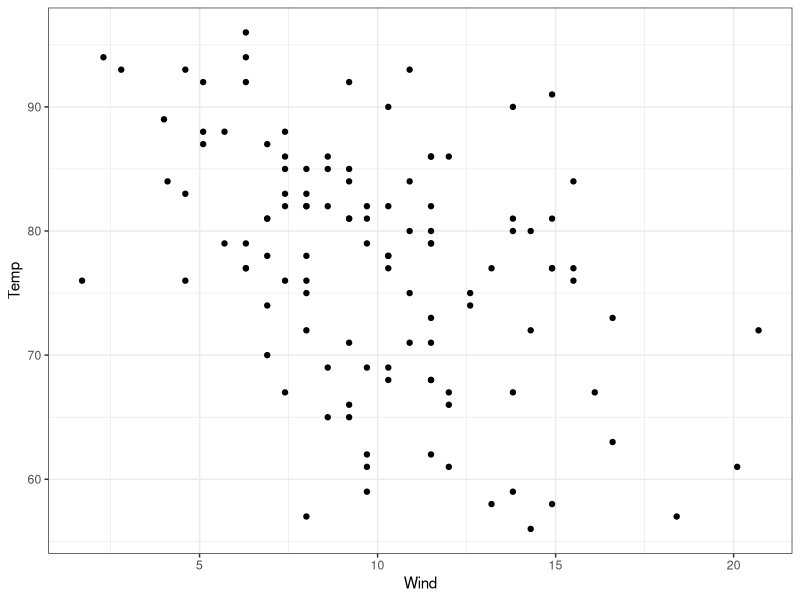
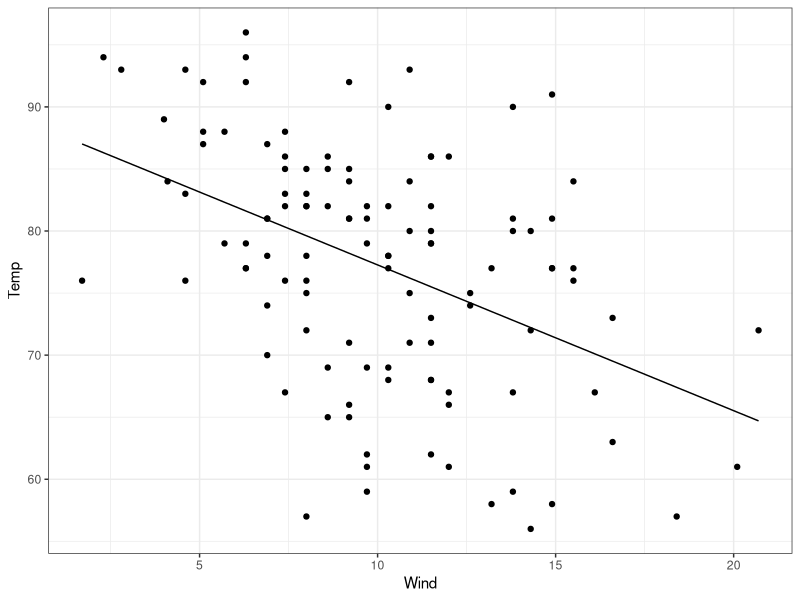
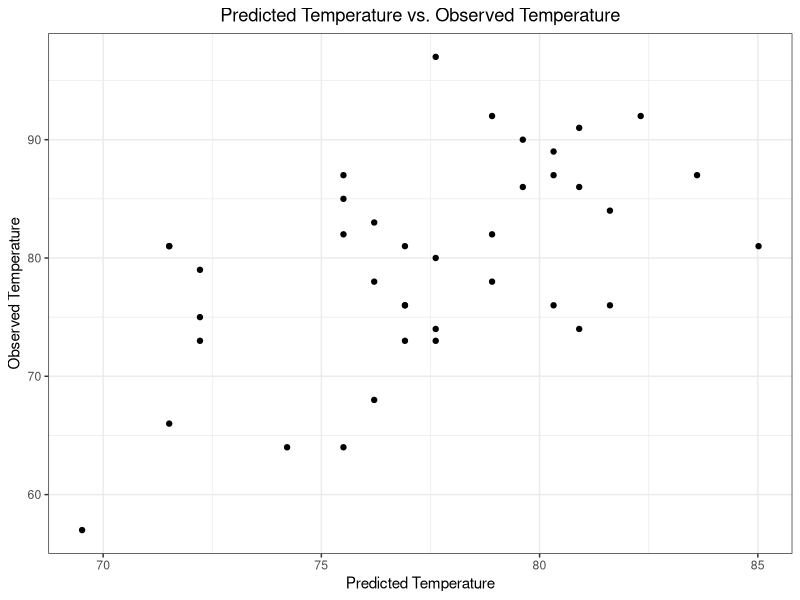
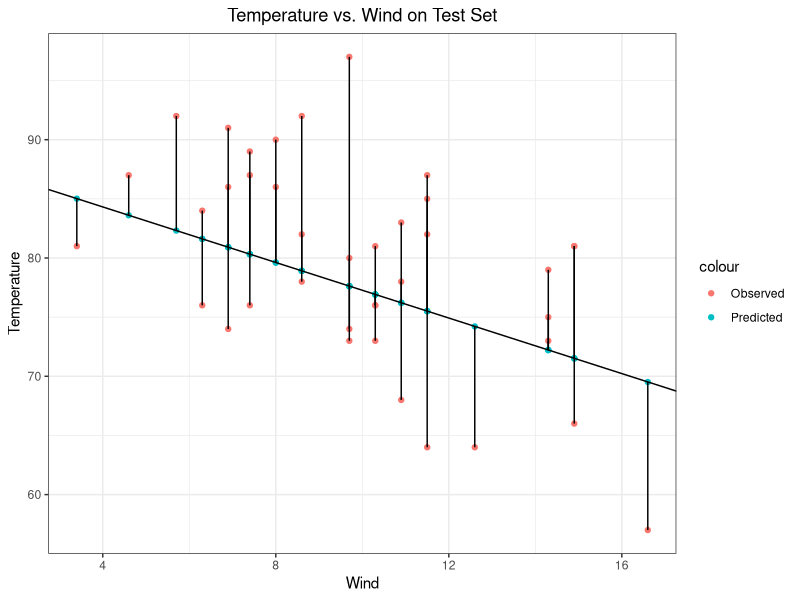
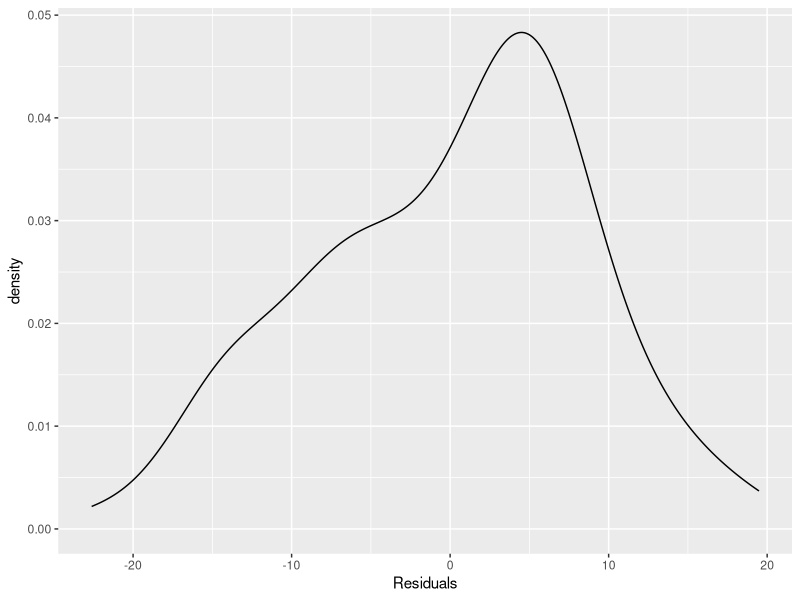

Here is the R script that generated these plots, in order: (Note: this script raises an error after producing the figures.)
## ---- chunk 1
knitr::opts_chunk$set(echo = TRUE, eval = T)
## ---- chunk 2
library(caret)
library(MASS)
library(ggplot2)
library(dplyr)
library(ggfortify)


#Mauna Loa CO2 concentrations
data(airquality)
airquality
## ---- chunk 3
# Set seed so random sampling is reproducible
set.seed(486)

# take a random sample of 75% of rows idices
train <- sort(sample(nrow(airquality), nrow(airquality)*.75))
# subsets the dataframe by the rows selected in the sample function
train_regression <- airquality[train,]
test_regression = airquality[-train,]
## ---- chunk 4
 ggplot(data = train_regression) +
   geom_point(aes(x=Wind, y=Temp)) +
   theme_bw()
## ---- chunk 5
#help(train)
set.seed(40)
linear_regression <- train(Temp ~ Wind, data= train_regression, method = "lm", na.action = na.omit)
## ---- chunk 6

# plotted predicted values of train data

predicted_values_train = predict(linear_regression, train_regression)

 ggplot() +
   geom_point(data = train_regression, aes(x=Wind, y=Temp)) +
   geom_line(data = train_regression, aes(x=Wind, y=predicted_values_train))+
   theme_bw()
## ---- chunk 7
#help(predict)
linear_predict <- predict(linear_regression, newdata=test_regression)
## ---- chunk 8
#look at the median residual value. Close to zero is best
#help(summary)
summary(linear_regression)
## ---- chunk 9
# on test dataset?
 ggplot() +
   geom_point(data = test_regression, aes(x=linear_predict, y=Temp)) +
   theme_bw() +
  xlab("Predicted Temperature") +
  ylab("Observed Temperature") + 
  ggtitle("Predicted Temperature vs. Observed Temperature") +
  theme(plot.title = element_text(hjust = 0.5))
## ---- chunk 10
# Extract coefficients from the model
coef(linear_regression$finalModel)

# plot the regression line on the predicted values
# plot the original test values

 ggplot(data=test_regression) +
   geom_point(aes(x=Wind, y=linear_predict, col="Predicted")) +
   geom_point(aes(x=Wind, y=Temp, color="Observed")) +
   geom_abline(intercept = 89.010, slope = -1.174) +
   geom_segment(aes(x=Wind, y=linear_predict,yend=Temp, xend= Wind), color="black") +
   theme_bw()  +
   xlab("Wind") +
   ylab("Temperature") + 
   ggtitle("Temperature vs. Wind on Test Set") +
   theme(plot.title = element_text(hjust = 0.5))
  
## ---- chunk 11
#residuals_lin <- residuals(linear_regression)
#ggplot(data=residvpredict) +
#  geom_density(aes(residual))

residuals_lin <- residuals(linear_regression)

# Makes dataframe of training data and residuals of training data
residvpredict <- data.frame(predicted_values_train, residuals_lin)

ggplot(data=residvpredict) +
  geom_density(aes(x=residuals_lin)) +
  xlab("Residuals")

## ---- chunk 12
cor.test(train_regression$Wind, resid(linear_regression))
## ---- chunk 13
# Create model
set.seed(40)
lasso_mod <- train(Temp ~ Wind + Month, data= train_regression, method = "lasso")

pred_mod_train = predict(lasso_mod, train_regression)

 ggplot() +
   geom_point(data = train_regression, aes(x=pred_mod_train, y=Temp)) +
   theme_bw() +
   xlab("Predicted Temperature") +
   ylab("Observed Temperature") + 
   ggtitle("Predicted Temperature vs. Observed Temperature") +
   theme(plot.title = element_text(hjust = 0.5))
